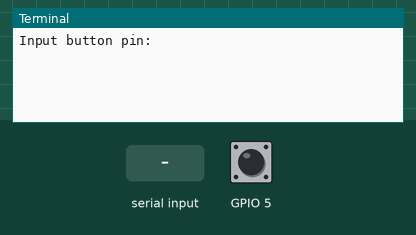
This program was run on a simulated Raspberry Pi (BCM pin numbers). Shown: the last lines printed to the terminal. The inputs (shaded band) are chosen by the test bench; at power-on: GPIO 5 HIGH.

Above: at 1.2 s.
1.3 s: "5" typed at the terminal, then Enter
At 1.6 s:
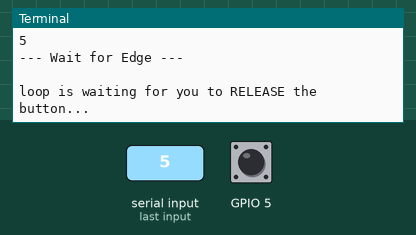
2.8 s: GPIO 5 pulled LOW for 0.15 s
At 3.5 s:
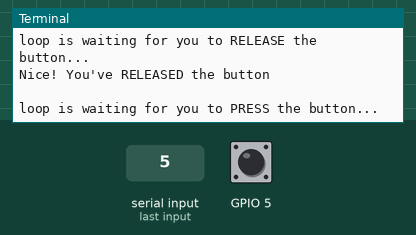
4.4 s: GPIO 5 pulled LOW for 1 s
At 5.2 s:
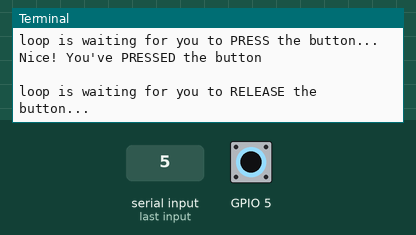

Measured:
- after the input at 1.3 s, the terminal: prints a new line at once (image 1)
- after the input at 2.8 s, the terminal: prints a new line after 0.15 s (image 2)
- after the input at 4.4 s, the terminal: prints a new line at once (image 3)

The program:

push-button-wait-for-edge.py
```python
#!/usr/bin/env python3

import RPi.GPIO as GPIO
import time
import sys

BUTTON = int(input('Input button pin: '))
GPIO.setmode(GPIO.BCM)
GPIO.setwarnings(False)
GPIO.setup(BUTTON, GPIO.IN, pull_up_down=GPIO.PUD_UP)


print("--- Wait for Edge ---\n")


def main():
    while True:
        print("loop is waiting for you to RELEASE the button...")
        GPIO.wait_for_edge(BUTTON, GPIO.RISING)
        print("Nice! You've RELEASED the button\n")

        print("loop is waiting for you to PRESS the button...")
        GPIO.wait_for_edge(BUTTON, GPIO.FALLING)
        print("Nice! You've PRESSED the button\n")


if __name__ == "__main__":
    main()
```
